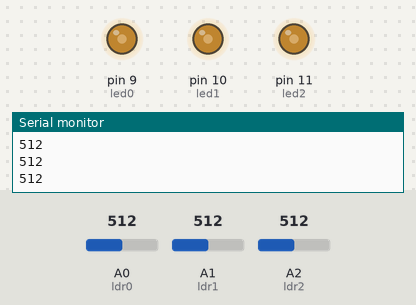
The sketch below on a simulated Arduino Uno, built with avr-gcc and run on an emulated ATmega328P. On the bench: output pins drawn as LEDs (lit = HIGH), the last lines printed to the serial monitor. Inputs (shaded band) come from the test bench; at power-on: A0 (ldr0) = 512, A1 (ldr1) = 512, A2 (ldr2) = 512.

Above: at 1.2 s.
1.3 s: A0 (ldr0) set to 716
At 2.8 s:
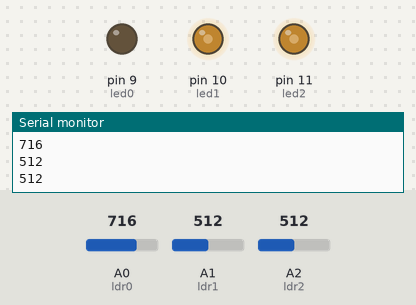
3.1 s: A1 (ldr1) set to 306
At 4.5 s:
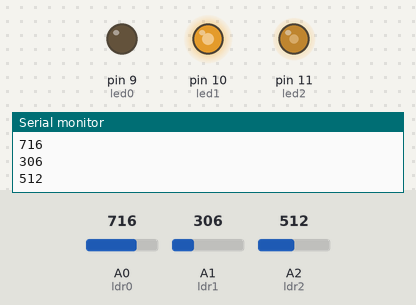
4.9 s: A2 (ldr2) set to 900
At 6.4 s:
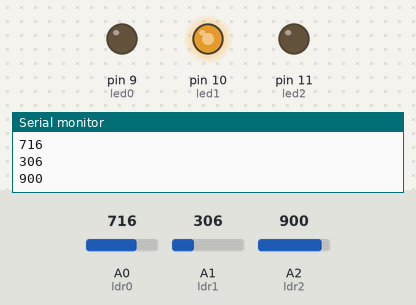
7.1 s: A0 (ldr0) set to 693
8.6 s: A0 (ldr0) set to 663
At 9.2 s:
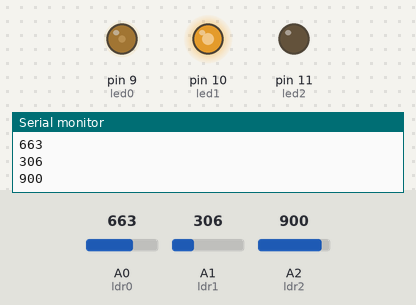
10.3 s: A1 (ldr1) set to 511
At 11.9 s:
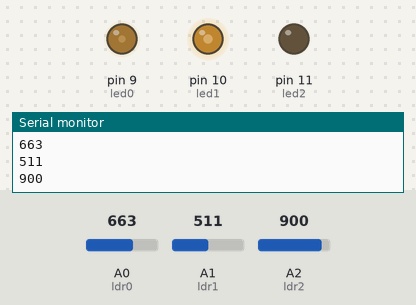
Timing chart, 0 to 13.1 s (numbered marks = the images above; inputs shaded):
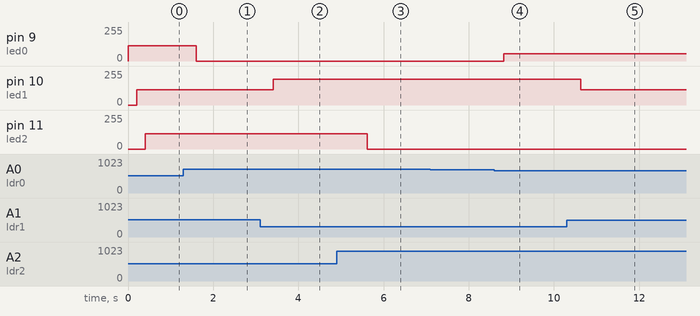

Measured:
- the behaviour switches between 676 and 675 on A0 (ldr0) (found by bisection; images 3 and 4)
- after the input at 1.3 s, pin 9 (led0): 113/255 → 0/255 after 0.31 s
- after the input at 3.1 s, pin 10 (led1): 113/255 → 194/255 after 0.31 s
- after the input at 4.9 s, pin 11 (led2): 113/255 → 0/255 after 0.71 s
- after the input at 8.6 s, pin 9 (led0): 0/255 → 54/255 after 0.22 s
- after the input at 10.3 s, pin 10 (led1): 194/255 → 114/255 after 0.33 s

The sketch:

Pr2.2.ino
```cpp
const int led0 = 9;
const int led1 = 10;
const int led2 = 11;
const int ldr0 = A0;
const int ldr1 = A1;
const int ldr2 = A2;

int velocitat = 20;
int valLdr0;
int valLdr1;
int valLdr2;


void setup()
{
  pinMode(led0, OUTPUT);
  pinMode(led1, OUTPUT);
  pinMode(led2, OUTPUT);
  Serial.begin(9600);
}


void loop()
{
  valLdr0 = analogRead(ldr0);
  Serial.println(valLdr0);
  valLdr1 = analogRead(ldr1);
  Serial.println(valLdr1);
  valLdr2 = analogRead(ldr2);
  Serial.println(valLdr2);
  Serial.println();

  valLdr0 = map(valLdr0, 150, 800, 255, 0);
  valLdr1 = map(valLdr1, 150, 800, 255, 0);
  valLdr2 = map(valLdr2, 150, 800, 255, 0);

  if(valLdr0<50)
  {
  analogWrite(led0,0);
  }
  else
  {
  analogWrite(led0, valLdr0);
  }
  delay(200);
  {
  if(valLdr1<50)
  {
  analogWrite(led1,0);
  }
  else
  {
  analogWrite(led1, valLdr1);
  }
  delay(200);
  {
  if(valLdr2<50)
  {
  analogWrite(led2,0);
  }
  else
  {
  analogWrite(led2, valLdr2);
  }
  }
  }
  }
```
